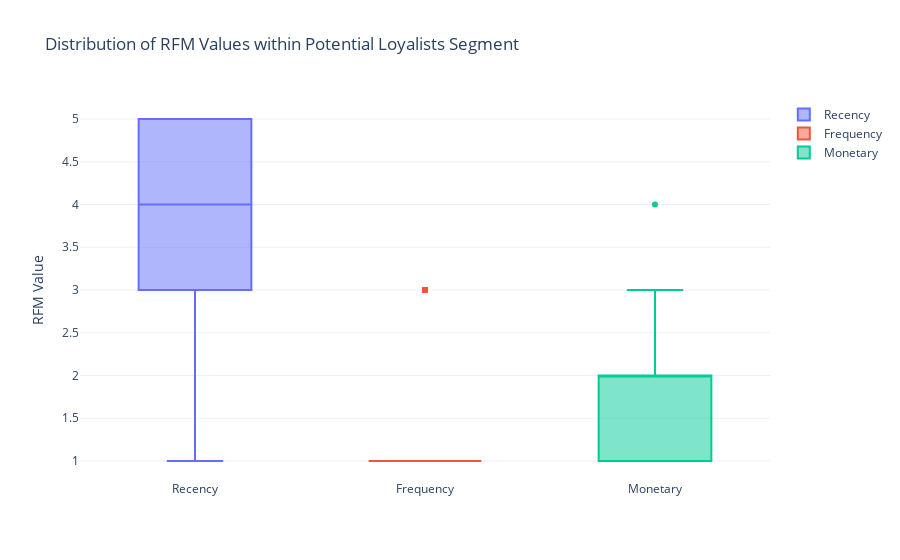

Source (notebook cell):
### Code cell
champion_segment = df[df['RFM Customer Segments']== 'Potential Loyalists']

fig = go.Figure()

fig.add_trace(go.Box(y= champion_segment['RecencyScore'], name= 'Recency' ))
fig.add_trace(go.Box(y= champion_segment['FrequencyScore'], name= 'Frequency'))
fig.add_trace(go.Box(y= champion_segment['MonetoryScore'], name= 'Monetary' ))
                     
                     
fig.update_layout(title='Distribution of RFM Values within Potential Loyalists Segment',
                  yaxis_title='RFM Value',
                  showlegend=True)

### Figure 1 — Plotly figure (JSON) as saved in the notebook; plotly's stock layout.template omitted (floating-point values rounded to 4 significant figures; data arrays with more than 128 entries replaced by an {"elided": "..."} marker saying what was removed)
{"data": [{"name": "Recency", "type": "box", "y": {"elided": "503 int values"}}, {"name": "Frequency", "type": "box", "y": {"elided": "503 int values"}}, {"name": "Monetary", "type": "box", "y": {"elided": "503 int values"}}], "layout": {"showlegend": true, "title": {"text": "Distribution of RFM Values within Potential Loyalists Segment"}, "yaxis": {"title": {"text": "RFM Value"}}}}
